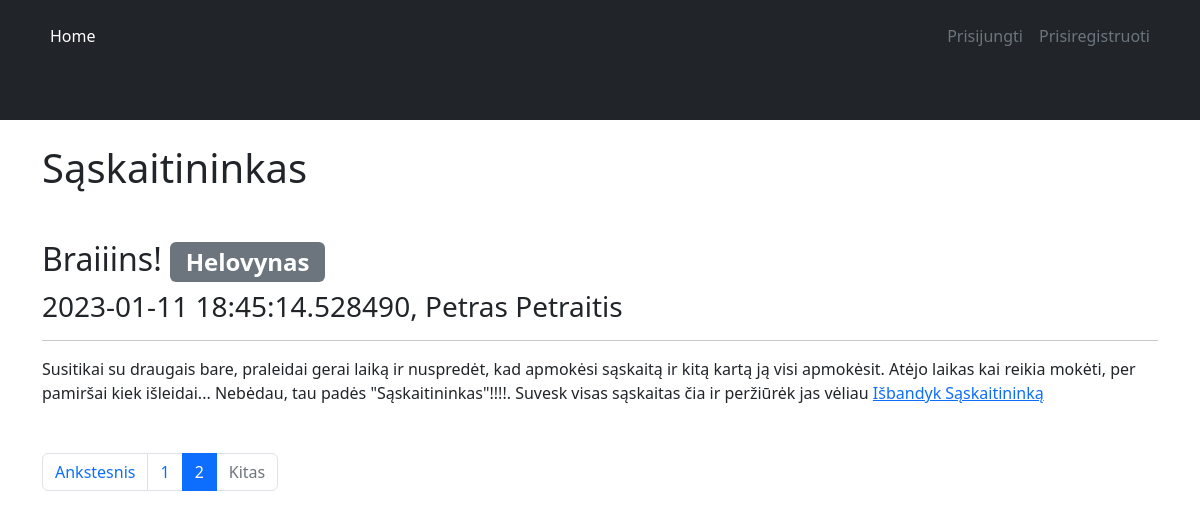
Screenshot of /?page=2 with the database file from the repository.
### app/models/Articles.py (models this page shows, shortened)
class Articles(db.Model):
    id = db.Column(db.Integer, primary_key=True)
    title = db.Column(db.String(255), nullable=False)
    text = db.Column(db.Text, nullable=False)
    status = db.Column(db.Enum(StatusType), nullable=False,
                       default=StatusType.IN_REVIEW)
    date = db.Column(db.DateTime, nullable=False, default=datetime.now())
    author_id = db.Column(db.Integer, db.ForeignKey('authors.id'))
    author = db.relationship('Authors')
    tags = db.relationship('Tags', secondary=articles_tags)

### app/models/Tags.py (models this page shows, shortened)
class Tags(db.Model):
    id = db.Column(db.Integer, primary_key=True)
    name = db.Column(db.String(100), nullable=False, unique=True)

### app/models/Authors.py (models this page shows, shortened)
class Authors(db.Model):
    id = db.Column(db.Integer, primary_key=True)
    first_name = db.Column(db.String(100), nullable=False)
    last_name = db.Column(db.String(100), nullable=False)

### app/views.py (the view)
@app.route('/')
def home():
    page = request.args.get('page', 1, type=int)
    articles = Articles.query.paginate(page=page, per_page=2)
    return render_template('index.html', articles=articles, StatusType=StatusType)

### app/templates/index.html (shortened to what this page needs)
{% extends 'base.html' %}
{% block main %}
  <h1 class="mb-5">Sąskaitininkas</h1>
  {% for article in articles %}
    <div class="mb-5">
    {% if article.status.value == StatusType.PUBLISHED.value %}
      <h2>{{ article.title }}
        {% for tag in article.tags %}
          <span class="badge bg-secondary">{{ tag.name }}</span>
        {% endfor %}
      </h2>
      <h3>{{ article.date }}, {{ article.author.first_name }} {{ article.author.last_name }}</h3>
      <hr>
      <p>Susitikai su draugais bare, praleidai gerai laiką ir nuspredėt, kad apmokėsi sąskaitą ir kitą kartą ją visi apmokėsit.
        Atėjo laikas kai reikia mokėti, per pamiršai kiek išleidai... Nebėdau, tau padės "Sąskaitininkas"!!!!. Suvesk visas sąskaitas čia ir peržiūrėk jas vėliau <a href="{{ url_for('registration') }}">Išbandyk Sąskaitininką</a>
      </p>
    {% else %}
      <h2>{{ article.title }} - <i>Publikavimas laikinai išjungtas</i>
        {% for tag in article.tags %}
          <span class="badge bg-secondary">{{ tag.name }}</span>
        {% endfor %}
      </h2>
    {% endif %}
    </div>
  {% endfor %}
    <nav aria-label="Page navigation example">
      <ul class="pagination">
          <li class="page-item {{ '' if articles.has_prev else 'disabled' }}">
              <a class="page-link" href="{{ url_for('home', page=articles.prev_num) }}">Ankstesnis</a>
            </li>
          {% for page_num in articles.iter_pages(left_edge=1, right_edge=1, left_current=1, right_current=2) %}
              {% if page_num %}
                    <li class="page-item {{ 'active' if articles.page == page_num else '' }}"><a class="page-link" href="{{ url_for('home', page=page_num) }}">{{ page_num }}</a></li>
              {% endif %}
          {% endfor %}
          <li class="page-item {{ '' if articles.has_next else 'disabled' }}">
              <a class="page-link" href="{{ url_for('home', page=articles.next_num) }}">Kitas</a>
            </li>
      </ul>
    </nav>
{% endblock %}

### rows the page displays
Articles: title "Braiiins!", date "2023-01-11 18:45:14.528490", author.first_name "Petras", author.last_name "Petraitis"
Tags: name "Helovynas"

### other values shown
{{ page_num }} "1" "2"
